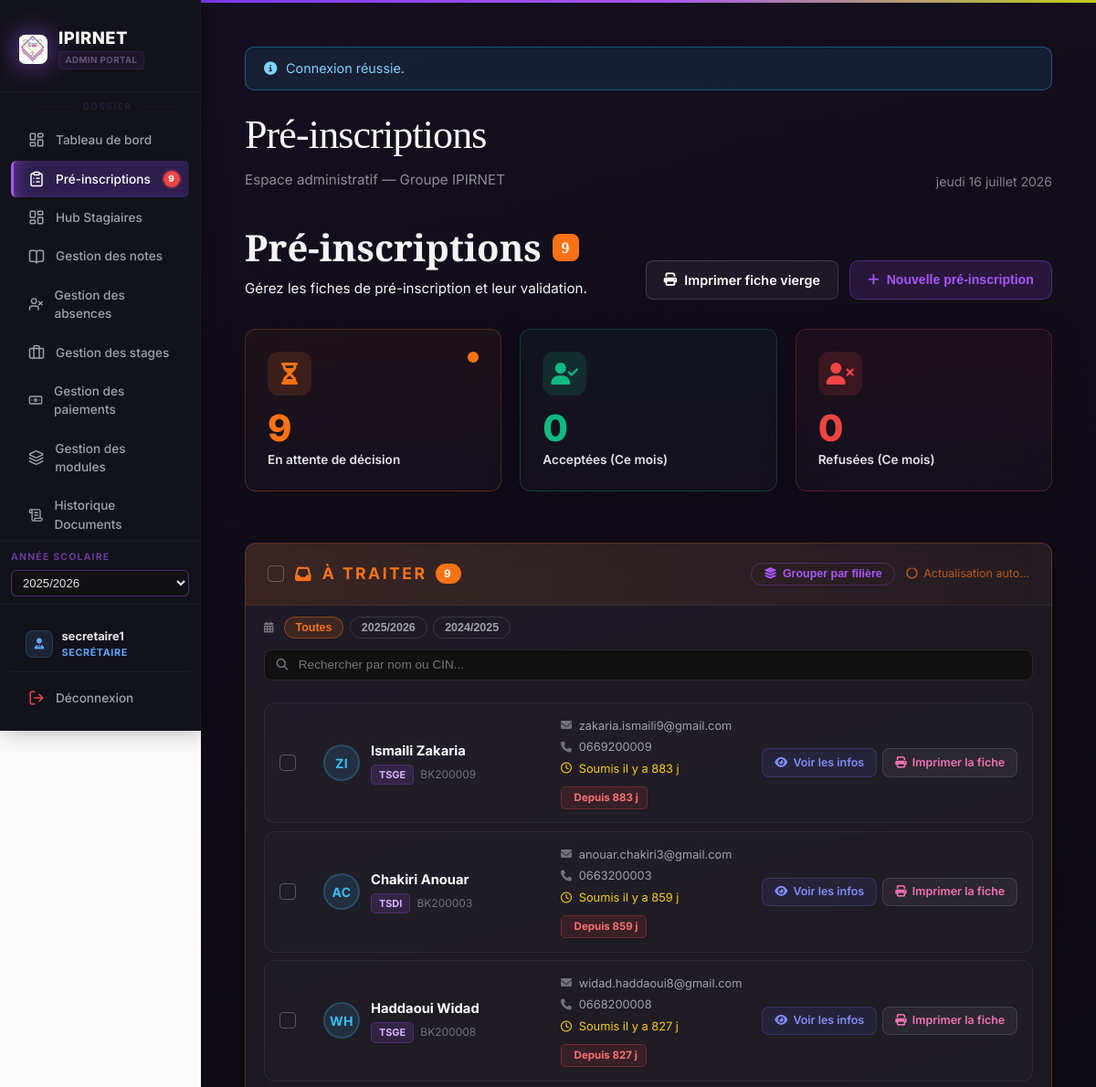
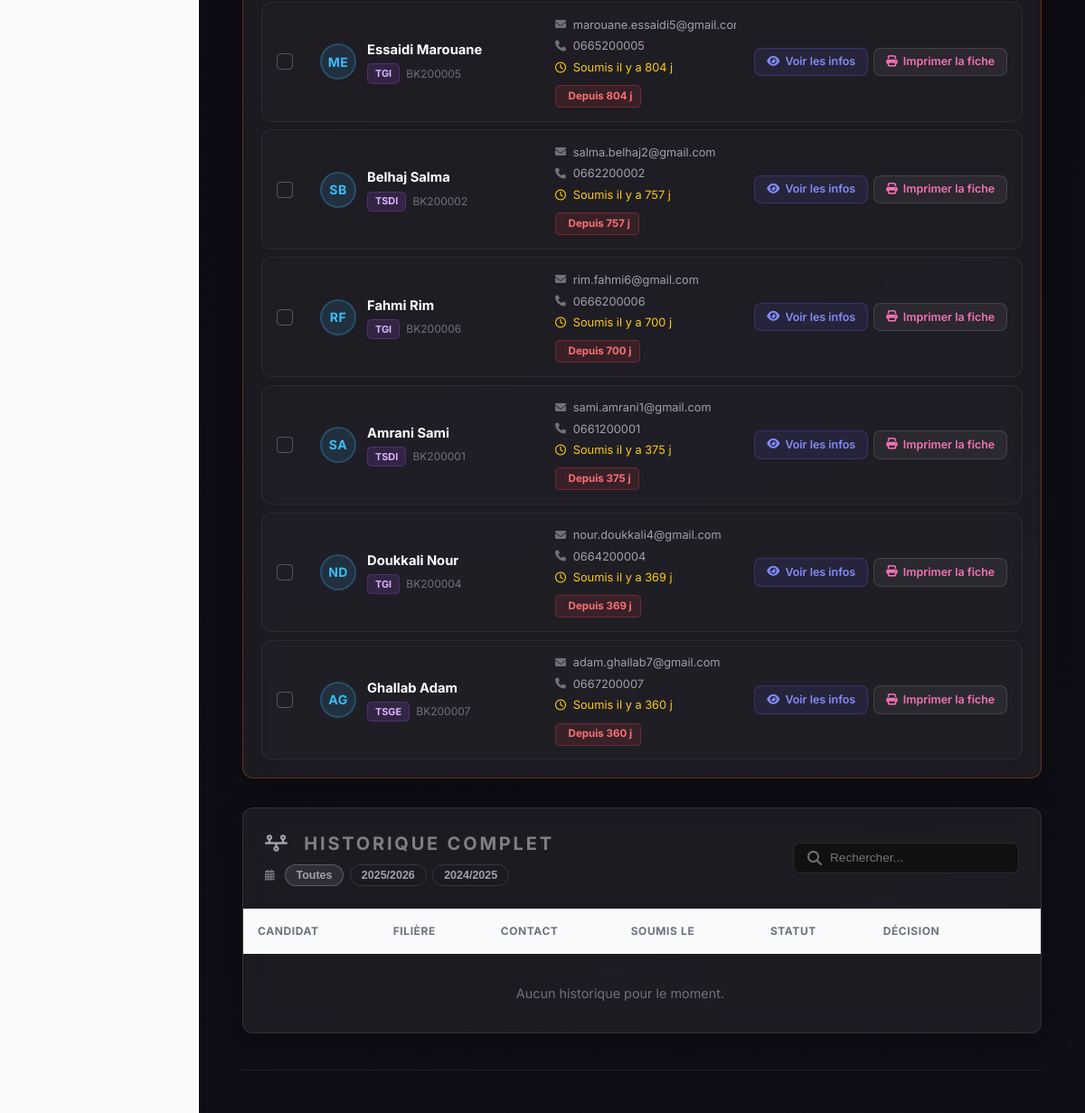
/gestion_des_stagiaires/demandes_inscription.php (signed in), run on the app's committed database (2 pictures, top to bottom).
### tables this page shows
CREATE TABLE `pre_inscription` (
  `id_demande` int(10) UNSIGNED NOT NULL,
  `cin` varchar(8) DEFAULT NULL,
  `nom` varchar(100) NOT NULL,
  `prenom` varchar(100) NOT NULL,
  `date_naissance` date DEFAULT NULL,
  `adresse` varchar(512) DEFAULT NULL,
  `email` varchar(255) DEFAULT NULL,
  `telephone` varchar(15) DEFAULT NULL,
  `telephone_parent` varchar(15) DEFAULT NULL,
  `nom_tuteur` varchar(255) DEFAULT NULL,
  `id_filiere` int(10) UNSIGNED NOT NULL,
  `annee_scolaire_visee` varchar(9) DEFAULT NULL,
  `statut` enum('en_attente','converti','abandonne') NOT NULL DEFAULT 'en_attente',
  `date_soumission` datetime NOT NULL DEFAULT current_timestamp(),
  `date_decision` datetime DEFAULT NULL,
  `sexe` varchar(1) DEFAULT NULL COMMENT 'M ou F',
  `niveaux` varchar(512) DEFAULT NULL COMMENT 'JSON array des niveaux cochés',
  `diplomes` varchar(512) DEFAULT NULL COMMENT 'JSON array des filières/diplômes cochés (id_filiere)',
  `formations` varchar(512) DEFAULT NULL COMMENT 'JSON array formations continues cochées',
  `autre_formation` varchar(255) DEFAULT NULL,
  `sources` varchar(512) DEFAULT NULL COMMENT 'JSON array comment connu',
  `source_autre` varchar(255) DEFAULT NULL,
  `licences` text DEFAULT NULL
);

CREATE TABLE `filieres` (
  `id_filiere` int(10) UNSIGNED NOT NULL,
  `nom_filiere` varchar(255) NOT NULL,
  `niveau` varchar(128) DEFAULT NULL
);

### gestion_des_stagiaires/demandes_inscription.php (the view, shortened to what the rows shown need)
<?php
require __DIR__ . '/includes/bootstrap.php';
require __DIR__ . '/includes/header.php';
$nbAttente = (int)$pdo->query("SELECT COUNT(*) FROM pre_inscription WHERE statut = 'en_attente'")->fetchColumn();
$attente = $pdo->query(
    'SELECT d.*, f.nom_filiere
     FROM pre_inscription d
     JOIN filieres f ON f.id_filiere = d.id_filiere
     WHERE d.statut = \'en_attente\'
     ORDER BY d.date_soumission ASC'
)->fetchAll();
function timeAgo($dtStr) {
    $diff = time() - strtotime($dtStr);
    return "il y a " . floor($diff/86400) . " j";
}
function getAvatarInitials($nom, $prenom) {
    return strtoupper(mb_substr($prenom ?? '', 0, 1) . mb_substr($nom ?? '', 0, 1));
}
?>
<div style="display:flex; justify-content:space-between; align-items:flex-end; margin-bottom:2rem; flex-wrap:wrap; gap:1rem;">
    <div>
        <h1 class="page-title" style="font-family:'Instrument Serif',serif; font-size:2.5rem; margin-bottom:0.25rem; display:flex; align-items:center; gap:0.75rem;">
            Pré-inscriptions
            <?php if($nbAttente > 0): ?>
                <span class="badge" style="background:#f97316; color:#fff; font-size:1rem; border-radius:8px; padding:0.2rem 0.6rem;"><?= $nbAttente ?></span>
            <?php endif; ?>
        </h1>
    </div>
</div>
<div class="card" style="padding:0;overflow:hidden;border:1px solid rgba(249,115,22,0.3);margin-bottom:2rem;">
    <div style="padding:1.25rem 1.5rem;border-bottom:1px solid rgba(255,255,255,0.05);background:linear-gradient(90deg,rgba(249,115,22,0.12) 0%,rgba(249,115,22,0.03) 100%);display:flex;justify-content:space-between;align-items:center;gap:1rem;flex-wrap:wrap;">
        <div style="display:flex;align-items:center;gap:0.75rem;">
            <h2 style="margin:0;font-size:1.1rem;color:#f97316;display:flex;align-items:center;gap:0.6rem;">
                <i class="fa-solid fa-inbox"></i> À Traiter
                <?php if($nbAttente > 0): ?>
                <span style="background:#f97316;color:#fff;font-size:0.72rem;font-weight:700;padding:0.15rem 0.55rem;border-radius:20px;"><?= $nbAttente ?></span>
                <?php endif; ?>
            </h2>
        </div>
    </div>
    <?php if($attente): ?>
    <div id="pi-rows-container" style="padding:0 1.25rem 1.25rem;">
        <?php foreach ($attente as $r): ?>
        <?php
            $did      = (int)$r['id_demande'];
            $fullName = h(trim((string)$r['nom'].' '.(string)$r['prenom']));
            $initials = getAvatarInitials($r['nom'], $r['prenom']);
            $filiere  = h((string)$r['nom_filiere']);
        ?>
        <?php
            $daysWaiting = max(0, (int)floor((time() - strtotime((string)$r['date_soumission'])) / 86400));
            $daysBadgeClass = $daysWaiting <= 2 ? 'pi-days-fresh' : ($daysWaiting <= 7 ? 'pi-days-warn' : 'pi-days-urgent');
            $daysLabel = $daysWaiting === 0 ? "Aujourd'hui" : ($daysWaiting === 1 ? 'Hier' : 'Depuis ' . $daysWaiting . ' j');
        ?>
        <div class="pi-row" id="pi-row-<?= $did ?>"
             data-pisearch="<?= htmlspecialchars(strtolower(trim($r['nom'].' '.$r['prenom'].' '.($r['cin'] ?? ''))), ENT_QUOTES, 'UTF-8') ?>"
             data-nom="<?= h((string)$r['nom']) ?>"
             data-prenom="<?= h((string)$r['prenom']) ?>"
             data-filiere="<?= h((string)$r['nom_filiere']) ?>"
             data-id_filiere="<?= (int)$r['id_filiere'] ?>"
             data-annee="<?= h((string)($r['annee_scolaire_visee'] ?? '')) ?>">
            <div class="pi-row-checkbox">
                <input type="checkbox" class="pi-select-cb pi-row-cb" data-id="<?= $did ?>">
            </div>
            <div class="pi-row-left">
                <div class="pi-row-avatar"><?= $initials ?></div>
                <div class="pi-row-identity">
                    <div class="pi-row-name"><?= $fullName ?></div>
                    <div class="pi-row-meta">
                        <span class="pi-row-badge"><?= $filiere ?></span>
                        <?php if($r['cin']): ?>
                        <span style="color:#71717a;font-size:0.75rem;"><?= h((string)$r['cin']) ?></span>
                        <?php endif; ?>
                    </div>
                </div>
            </div>
            <div class="pi-row-center">
                <?php if($r['email']): ?>
                <div class="pi-row-info"><i class="fa-solid fa-envelope"></i><?= h((string)$r['email']) ?></div>
                <?php endif; ?>
                <?php if($r['telephone']): ?>
                <div class="pi-row-info"><i class="fa-solid fa-phone"></i><?= h((string)$r['telephone']) ?></div>
                <?php endif; ?>
                <div class="pi-row-info pi-row-time"><i class="fa-regular fa-clock"></i>Soumis <?= timeAgo((string)$r['date_soumission']) ?></div>
                <div><span class="pi-days-badge <?= $daysBadgeClass ?>"><i class="fa-regular fa-calendar-clock"></i><?= $daysLabel ?></span></div>
            </div>
            <div class="pi-row-actions">
                <button type="button" class="pi-action-btn pi-action-info btn-voir-details"
                    data-id_demande="<?= $did ?>"
                    data-prenom="<?= h((string)$r['prenom']) ?>"
                    data-nom="<?= h((string)$r['nom']) ?>"
                    data-cin="<?= h((string)($r['cin'] ?? '')) ?>"
                    data-date_naissance="<?= h((string)($r['date_naissance'] ?? '')) ?>"
                    data-adresse="<?= h((string)($r['adresse'] ?? '')) ?>"
                    data-email="<?= h((string)($r['email'] ?? '')) ?>"
                    data-telephone="<?= h((string)($r['telephone'] ?? '')) ?>"
                    data-telephone_parent="<?= h((string)($r['telephone_parent'] ?? '')) ?>"
                    data-nom_tuteur="<?= h((string)($r['nom_tuteur'] ?? '')) ?>"
                    data-sexe="<?= h((string)($r['sexe'] ?? '')) ?>"
                    data-niveaux="<?= h((string)($r['niveaux'] ?? '[]')) ?>"
                    data-diplomes="<?= h((string)($r['diplomes'] ?? '[]')) ?>"
                    data-formations="<?= h((string)($r['formations'] ?? '[]')) ?>"
                    data-autre_formation="<?= h((string)($r['autre_formation'] ?? '')) ?>"
                    data-sources="<?= h((string)($r['sources'] ?? '[]')) ?>"
                    data-source_autre="<?= h((string)($r['source_autre'] ?? '')) ?>"
                    data-id_filiere="<?= (int)($r['id_filiere'] ?? 0) ?>"
                    data-classe=""
                    data-filiere="<?= h((string)$r['nom_filiere']) ?>"
                    data-annee_scolaire_visee="<?= h((string)($r['annee_scolaire_visee'] ?? '')) ?>"
                    data-licences="<?= h((string)($r['licences'] ?? '[]')) ?>"
                    data-date_soumission="<?= h((string)$r['date_soumission']) ?>">
                    <i class="fa-solid fa-eye"></i>
                    <span>Voir les infos</span>
                </button>
                <a href="print_fiche_preinscription.php?id=<?= $did ?>" target="_blank"
                   class="pi-action-btn pi-action-print">
                    <i class="fa-solid fa-print"></i>
                    <span>Imprimer la fiche</span>
                </a>
            </div>
        </div>
        <?php endforeach; ?>
    </div>
    <?php endif; ?>
</div>
<div class="card" style="padding:0;">
    <div style="padding:1.5rem;border-bottom:1px solid rgba(255,255,255,0.05);display:flex;justify-content:space-between;align-items:center;flex-wrap:wrap;gap:1rem;">
        <div style="display:flex;flex-direction:column;gap:0.5rem;">
            <h2 style="margin:0;font-size:1.25rem;"><i class="fa-solid fa-timeline" style="margin-right:0.5rem;color:#a1a1aa;"></i> Historique complet</h2>
        </div>
    </div>
    <div style="overflow-x:auto;">
        <table class="data-table" id="historique-table" style="width:100%;">
            <thead>
                <tr>
                    <th>Candidat</th>
                    <th>Filière</th>
                    <th>Contact</th>
                    <th>Soumis le</th>
                    <th>Statut</th>
                    <th>Décision</th>
                    <th></th>
                </tr>
            </thead>
        </table>
    </div>
</div>
<?php require __DIR__ . '/includes/footer.php'; ?>

### data on the page
pre_inscription: initials "ZI", fullName "Ismaili Zakaria", id_filiere.nom_filiere "TSGE", cin "BK200009", email "zakaria.ismaili9@gmail.com", telephone "0669200009", date_soumission "il y a 883 j", date_soumission "Depuis 883 j"
pre_inscription: initials "AC", fullName "Chakiri Anouar", id_filiere.nom_filiere "TSDI", cin "BK200003", email "anouar.chakiri3@gmail.com", telephone "0663200003", date_soumission "il y a 859 j", date_soumission "Depuis 859 j"
pre_inscription: initials "WH", fullName "Haddaoui Widad", id_filiere.nom_filiere "TSGE", cin "BK200008", email "widad.haddaoui8@gmail.com", telephone "0668200008", date_soumission "il y a 827 j", date_soumission "Depuis 827 j"
pre_inscription: initials "ME", fullName "Essaidi Marouane", id_filiere.nom_filiere "TGI", cin "BK200005", email "marouane.essaidi5@gmail.…", telephone "0665200005", date_soumission "il y a 804 j", date_soumission "Depuis 804 j"
pre_inscription: initials "SB", fullName "Belhaj Salma", id_filiere.nom_filiere "TSDI", cin "BK200002", email "salma.belhaj2@gmail.com", telephone "0662200002", date_soumission "il y a 757 j", date_soumission "Depuis 757 j"
pre_inscription: initials "RF", fullName "Fahmi Rim", id_filiere.nom_filiere "TGI", cin "BK200006", email "rim.fahmi6@gmail.com", telephone "0666200006", date_soumission "il y a 700 j", date_soumission "Depuis 700 j"
pre_inscription: initials "SA", fullName "Amrani Sami", id_filiere.nom_filiere "TSDI", cin "BK200001", email "sami.amrani1@gmail.com", telephone "0661200001", date_soumission "il y a 375 j", date_soumission "Depuis 375 j"
pre_inscription: initials "ND", fullName "Doukkali Nour", id_filiere.nom_filiere "TGI", cin "BK200004", email "nour.doukkali4@gmail.com", telephone "0664200004", date_soumission "il y a 369 j", date_soumission "Depuis 369 j"
pre_inscription: initials "AG", fullName "Ghallab Adam", id_filiere.nom_filiere "TSGE", cin "BK200007", email "adam.ghallab7@gmail.com", telephone "0667200007", date_soumission "il y a 360 j", date_soumission "Depuis 360 j"

### other printed values
$notifDots['demandes'] "9"
$__nomUtilisateur "secretaire1"
$__libelleRole "SECRÉTAIRE"
$flash['msg'] "Connexion réussie."
$pageTitle "Pré-inscriptions"
$gdsFrenchDate() "jeudi 16 juillet 2026"
$nbAttente "9"
$accCeMois "0"
$refCeMois "0"
$yr "2025/2026"
$yr "2024/2025"
form field global_annee_value "2025/2026"
